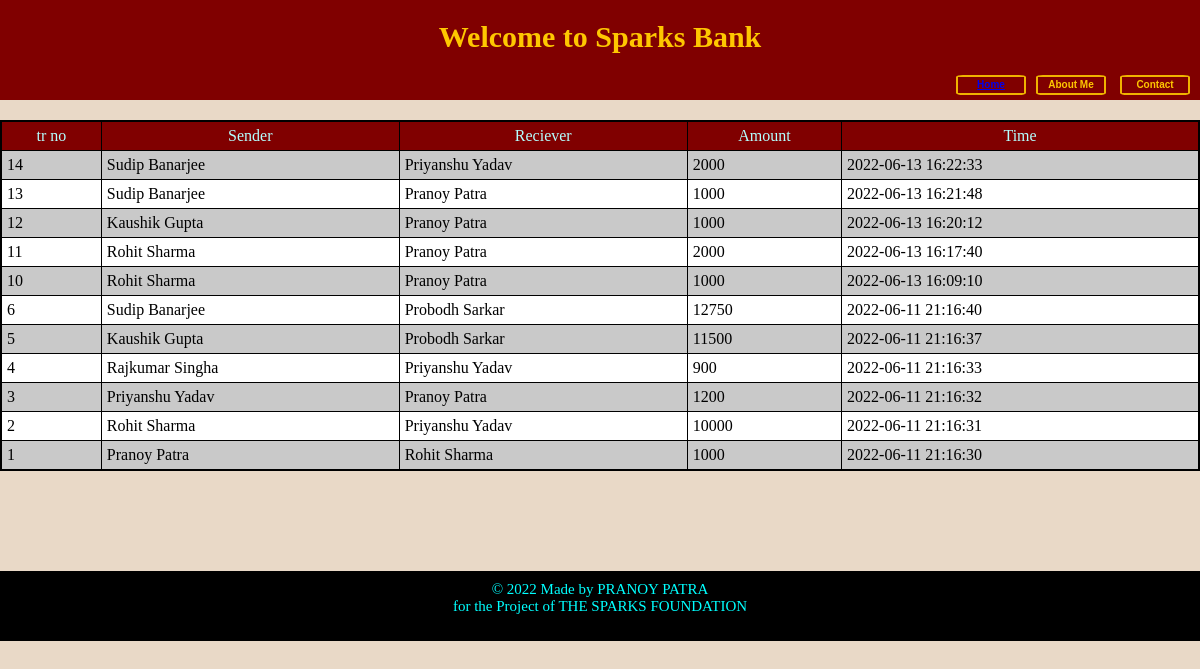
Page /tranjuction_history.php on the committed database.
### tables this page shows
CREATE TABLE `transfers` (
  `no` int(11) NOT NULL,
  `s_id` int(11) NOT NULL,
  `r_id` int(11) NOT NULL,
  `amount` int(11) NOT NULL,
  `time` timestamp NOT NULL DEFAULT current_timestamp() ON UPDATE current_timestamp()
);

CREATE TABLE `customers` (
  `id` int(12) NOT NULL,
  `name` varchar(50) NOT NULL,
  `email` varchar(50) NOT NULL,
  `bal` int(11) NOT NULL
);

### tranjuction_history.php (the view, shortened to what this page needs)
<!doctype html>
<html lang="en">
    <head>
        <?php include"header.php"; ?>
    </head>
    <body>
    <div class="mh">
        <?php
            include "conn.php";
            $sql="SELECT t.no,t.amount,t.time,c1.name n1,c2.name n2
            FROM transfers t
            INNER JOIN 	customers c1
            ON (t.s_id=c1.id)
            INNER JOIN 	customers c2
            ON (t.r_id=c2.id)
            ORDER BY t.no DESC;";
            $result=mysqli_query($conn,$sql) or die("Query Fail");
            if(mysqli_num_rows($result)>0){
               echo" <table>
                    <tr>
                        <th>tr no</th>
                        <th>Sender</th>
                        <th>Reciever</th>
                        <th>Amount</th>
                        <th>Time</th>
                    </tr>";
                while($row=mysqli_fetch_assoc($result)){
                    ?>
                    <tr>
                        <td><?php echo $row['no']; ?></td>
                        <td><?php echo $row['n1']; ?></td>
                        <td><?php echo $row['n2']; ?></td>
                        <td><?php echo $row['amount']; ?></td>
                        <td><?php echo $row['time']; ?></td>
                    </tr>
                    <?php
                }
                echo "</table>";
            }
            else{
            }
        ?>
        </div>
    <?php include "footer.php" ?>
    </body>
</html>

### header.php (shortened to what this page needs)
<!DOCTYPE html>
<html lang="en">
<head>
    <link rel="stylesheet" href="css/style.css">
    <link rel="stylesheet" href="css/utils.css">
    <header>
    <div id="brand">Welcome to Sparks Bank</div>
            <div id="btn-container">
                <a href="index.php"><button class="button" >Home</a>
                <a href="#ftext"><button  class="button">About Me</button></a>
                <button class="button">Contact</button>
            </div>
</header>
</head>

### footer.php
<div id="footer"><div id="ftext"> &#169; 2022 Made by PRANOY PATRA <br>for the Project of THE SPARKS FOUNDATION</div> </div>

### css/style.css (style rules this page uses)
* { padding:0px; margin:0px; font-size: inherit; }
body { background-color: rgb(233, 217, 199); }
head { font-size: 10px; }
header { height:100px; background-color:maroon; }
#brand { padding-top:20px; width: 100%; text-align:center; color:rgb(254, 199, 0) !important; font-size: 30px; font-weight: bold; }
#btn-container { float:right; margin-top: 20px; }
table { margin-top: 20px; width: 100%; border:2px solid black; border-collapse:collapse; }
td,th { border:1px solid black; min-height: fit-content; padding:5px; font-weight: 500; }
th { background-color: maroon; color: rgb(180, 255, 255); }
tr:nth-child(even) { background-color: rgb(201, 201, 201); }
tr:nth-child(odd) { background-color: white; }
#footer { margin-top: 100px; float: bottom; background-color: black; color: white; height: 70px; width: 100%; text-align: center; }
#ftext { padding-top:10px; color: aqua; font-size: 15px; text-decoration-line: none; }
.mh { height: fit-content; min-height: 350px; }

### css/utils.css (style rules this page uses)
.button { height:20px; width:70px; border:2px solid rgb(239, 179, 0); border-radius:10%; margin-right:10px; background:transparent; color:rgb(254, 199, 0); font-size: 10px; font-weight: bold; }

### rows in the picture
transfers: no "14", s.name "Sudip Banarjee", r.name "Priyanshu Yadav", amount "2000", time "2022-06-13 16:22:33"
transfers: no "13", s.name "Sudip Banarjee", r.name "Pranoy Patra", amount "1000", time "2022-06-13 16:21:48"
transfers: no "12", s.name "Kaushik Gupta", r.name "Pranoy Patra", amount "1000", time "2022-06-13 16:20:12"
transfers: no "11", s.name "Rohit Sharma", r.name "Pranoy Patra", amount "2000", time "2022-06-13 16:17:40"
transfers: no "10", s.name "Rohit Sharma", r.name "Pranoy Patra", amount "1000", time "2022-06-13 16:09:10"
transfers: no "6", s.name "Sudip Banarjee", r.name "Probodh Sarkar", amount "12750", time "2022-06-11 21:16:40"
transfers: no "5", s.name "Kaushik Gupta", r.name "Probodh Sarkar", amount "11500", time "2022-06-11 21:16:37"
transfers: no "4", s.name "Rajkumar Singha", r.name "Priyanshu Yadav", amount "900", time "2022-06-11 21:16:33"
transfers: no "3", s.name "Priyanshu Yadav", r.name "Pranoy Patra", amount "1200", time "2022-06-11 21:16:32"
transfers: no "2", s.name "Rohit Sharma", r.name "Priyanshu Yadav", amount "10000", time "2022-06-11 21:16:31"
transfers: no "1", s.name "Pranoy Patra", r.name "Rohit Sharma", amount "1000", time "2022-06-11 21:16:30"
